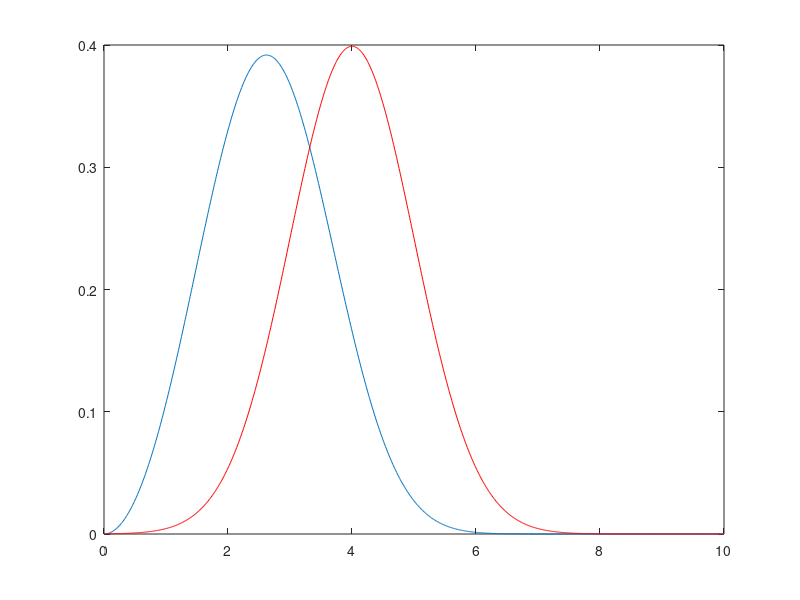

Source code (MATLAB): (Note: this script raises an error after producing the figure.)
close all
clear all
clc



n1=100; 
n2=200;

%Lets generate the scores of two groups x,y 
%with x tending to exhibit smaller score values than y.
%For this example the inequality F_x(t)<F_y(t) for all t
%does not hold. This would hold for example in the case where
%the scores of the two groups follow two Normals with different means
%but with the same variance. Here, we just generate
%two populations that the one, loosely speaking, tends to exhibit
%higher score values. Here, we generate x from a Weibull distribution and 
%for y from a normal.

a1=3;b1=3;
x=wblrnd(a1,b1,n1,1);
a2=4;b2=1;
y=normrnd(a2,b2,n2,1);

%Now plot the two (true) underlying densities populations just to see our setting:
gr=0:0.01:10;
plot(gr,wblpdf(gr,a1,b1))
hold on
plot(gr,normpdf(gr,a2,b2),'r')


%%
close all
%Now suppose we want to construct the parametric ROC curve
%based on the assumption that X~Weibull, Y~Normal. The parameters
%of the models will be estimated via maximum likelihood (separately).

%We first define which models do we want to use:
models='weibull-normal'

%And then ask for the corresponding parametric ROC and its AUC (area under the curve): 
[rc aucparam]=paramroc(x,y,models)

%The rc is a function handle of the desired ROC curve and can be
%used to calclulate the value of ROC(t) at any t in [0,1]. For example:
at=[0.1 0.4 0.8 0.9 1];
rc(at)
hold on
plot(at,rc(at),'.r')


%%
close all

% You can additionally ask for the partial area under the curve (pAUC)
% that correspond to the range of the FPR (0.1 to 0.4)
[rc aucparam aucpartial]=paramroc(x,y,models,[0.1 0.4])


%%
close all

% You can additionally ask for the empirical (i.e. non parametric)
% ROC curve along with the corresponding AUC
[rc aucparam aucpartial aucemp]=paramroc(x,y,models,[0.1 0.4],1)

%%
close all

%You can derive a 95% confidence interval for the AUC of the parametric ROC
%based on the percentile bootstrap. Here we use 200 bootstrap samples:
%The CI is contained in CIareaparam.
[rc aucparam aucpartial aucemp CIareaparam]=paramroc(x,y,models,[],[],200)

%Note that now aucemp is NaN since the empirical curve is not requested
%You cou ask for
%[rc aucparam aucpartial aucemp CIareaparam]=paramroc(x,y,models,[],1,200)
%if you also want the empirical AUC

%%
%Based on the same number of the bootstrap samples you can additionally ask
%the CIs for a partial area as well as the empirical area:

[rc aucparam aucpartial aucemp CIareaparam CIareapartial CIareaemp]=paramroc(x,y,models,[0.1 0.4],1,200)

%% 
close all
%Finally you can derive the corresponding 95% confidence intervals for the
%parametric ROC. For this you must provide an array of values of t at which
%the 95% CIs of ROC(t) are to be derived. Suppose we need the
%CIs at t=[0.1 0.4 0.8]:
t=[0.1 0.4 0.8];
[rc aucparam aucpartial aucemp CIareaparam CIareapartial CIareaemp CIparamroc]=paramroc(x,y,models,[0.1 0.4],1,100,t)

%The outpout CIparamroc is a three column matrix.
%Its first column is the t that you have provided.
%Its second and third column are the lower and upper limits of the CIs
%respectively. These CIs are also plotted with blue dots.
%Again, if you do not want the empirical curve plotted in your graph you
%could ask for:
%[rc aucparam aucpartial aucemp CIareaparam CIareapartial CIareaemp CIparamroc]=paramroc(x,y,models,[0.1 0.4],[],100,t)

%%
%Finally if you want to see the 95% for a finer grid of t values: 
close all
t=[0:0.01:1];
[rc aucparam aucpartial aucemp CIareaparam CIareapartial CIareaemp CIparamroc]=paramroc(x,y,models,[0.1 0.4],1,100,t)
% close all
% [rc aucparam aucp aucemp ci]=paramroc(x,y,models,[0.1 0.4],[],100,t)



